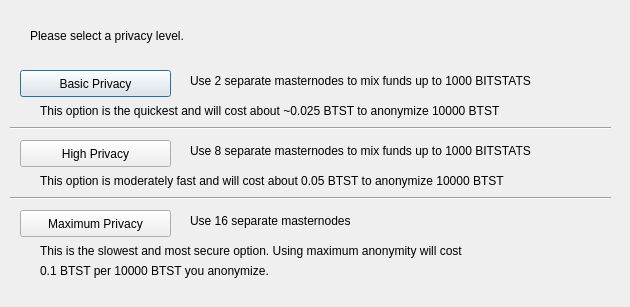
<?xml version="1.0" encoding="UTF-8"?>
<ui version="4.0">
 <class>ObfuscationConfig</class>
 <widget class="QDialog" name="ObfuscationConfig">
  <property name="geometry">
   <rect>
    <x>0</x>
    <y>0</y>
    <width>630</width>
    <height>307</height>
   </rect>
  </property>
  <property name="windowTitle">
   <string>Configure Obfuscation</string>
  </property>
  <widget class="QPushButton" name="buttonBasic">
   <property name="geometry">
    <rect>
     <x>20</x>
     <y>70</y>
     <width>151</width>
     <height>27</height>
    </rect>
   </property>
   <property name="text">
    <string>Basic Privacy</string>
   </property>
  </widget>
  <widget class="QPushButton" name="buttonHigh">
   <property name="geometry">
    <rect>
     <x>20</x>
     <y>140</y>
     <width>151</width>
     <height>27</height>
    </rect>
   </property>
   <property name="text">
    <string>High Privacy</string>
   </property>
  </widget>
  <widget class="QPushButton" name="buttonMax">
   <property name="geometry">
    <rect>
     <x>20</x>
     <y>210</y>
     <width>151</width>
     <height>27</height>
    </rect>
   </property>
   <property name="text">
    <string>Maximum Privacy</string>
   </property>
  </widget>
  <widget class="QLabel" name="label">
   <property name="geometry">
    <rect>
     <x>30</x>
     <y>20</y>
     <width>571</width>
     <height>31</height>
    </rect>
   </property>
   <property name="text">
    <string>Please select a privacy level.</string>
   </property>
  </widget>
  <widget class="QLabel" name="label_2">
   <property name="geometry">
    <rect>
     <x>190</x>
     <y>70</y>
     <width>421</width>
     <height>21</height>
    </rect>
   </property>
   <property name="text">
    <string>Use 2 separate masternodes to mix funds up to 1000 BITSTATS</string>
   </property>
  </widget>
  <widget class="QLabel" name="label_3">
   <property name="geometry">
    <rect>
     <x>190</x>
     <y>140</y>
     <width>411</width>
     <height>21</height>
    </rect>
   </property>
   <property name="text">
    <string>Use 8 separate masternodes to mix funds up to 1000 BITSTATS</string>
   </property>
  </widget>
  <widget class="QLabel" name="label_4">
   <property name="geometry">
    <rect>
     <x>190</x>
     <y>210</y>
     <width>421</width>
     <height>21</height>
    </rect>
   </property>
   <property name="text">
    <string>Use 16 separate masternodes</string>
   </property>
  </widget>
  <widget class="QLabel" name="label_6">
   <property name="geometry">
    <rect>
     <x>40</x>
     <y>100</y>
     <width>561</width>
     <height>21</height>
    </rect>
   </property>
   <property name="text">
    <string>This option is the quickest and will cost about ~0.025 BTST to anonymize 10000 BTST</string>
   </property>
  </widget>
  <widget class="QLabel" name="label_7">
   <property name="geometry">
    <rect>
     <x>40</x>
     <y>170</y>
     <width>561</width>
     <height>21</height>
    </rect>
   </property>
   <property name="text">
    <string>This option is moderately fast and will cost about 0.05 BTST to anonymize 10000 BTST</string>
   </property>
  </widget>
  <widget class="QLabel" name="label_8">
   <property name="geometry">
    <rect>
     <x>40</x>
     <y>240</y>
     <width>561</width>
     <height>21</height>
    </rect>
   </property>
   <property name="text">
    <string>This is the slowest and most secure option. Using maximum anonymity will cost</string>
   </property>
  </widget>
  <widget class="QLabel" name="label_9">
   <property name="geometry">
    <rect>
     <x>40</x>
     <y>260</y>
     <width>561</width>
     <height>21</height>
    </rect>
   </property>
   <property name="text">
    <string>0.1 BTST per 10000 BTST you anonymize.</string>
   </property>
  </widget>
  <widget class="Line" name="line">
   <property name="geometry">
    <rect>
     <x>10</x>
     <y>120</y>
     <width>601</width>
     <height>16</height>
    </rect>
   </property>
   <property name="orientation">
    <enum>Qt::Horizontal</enum>
   </property>
  </widget>
  <widget class="Line" name="line_2">
   <property name="geometry">
    <rect>
     <x>10</x>
     <y>190</y>
     <width>601</width>
     <height>16</height>
    </rect>
   </property>
   <property name="orientation">
    <enum>Qt::Horizontal</enum>
   </property>
  </widget>
 </widget>
 <resources/>
 <connections/>
</ui>
